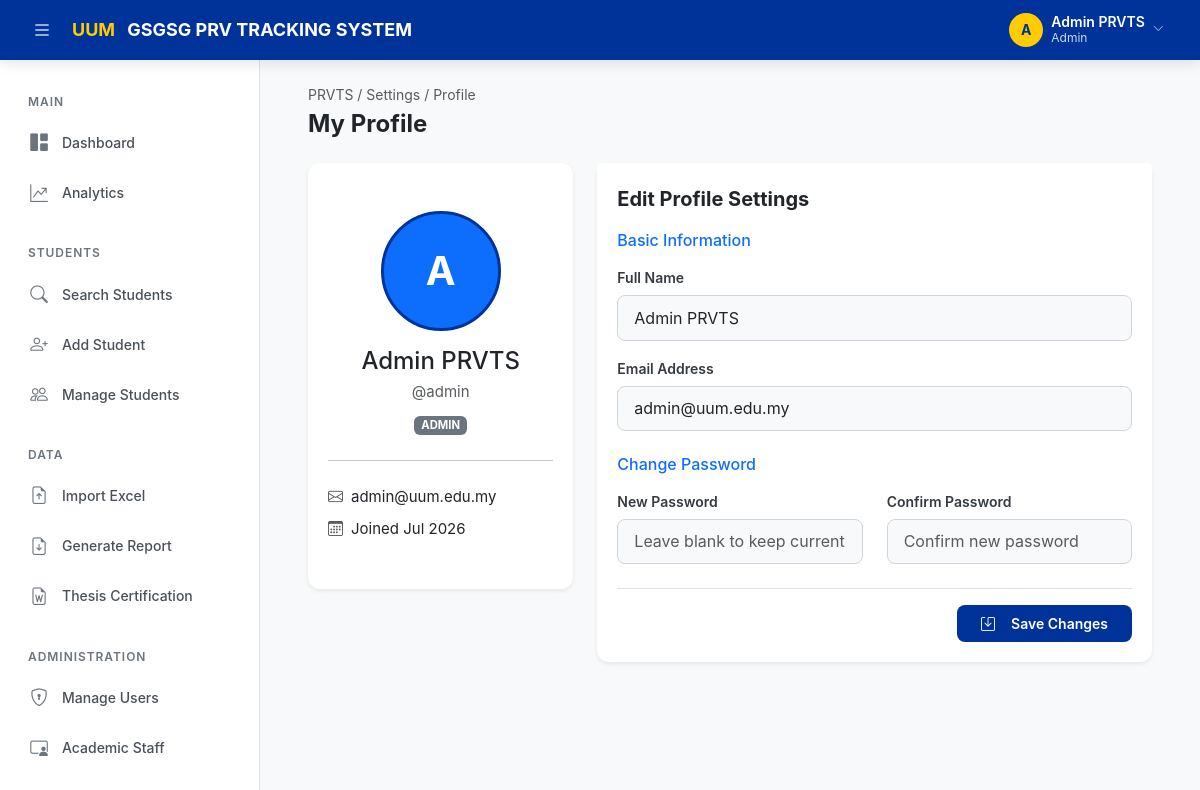
Screenshot of /profile (signed in) with the database file from the repository.
### tables this page shows
CREATE TABLE IF NOT EXISTS `users` (
    `user_id`       INT AUTO_INCREMENT PRIMARY KEY,
    `name`          VARCHAR(150) NOT NULL,
    `email`         VARCHAR(200) NOT NULL UNIQUE,
    `username`      VARCHAR(100) NOT NULL UNIQUE,
    `password`      VARCHAR(255) NOT NULL,
    `role`          ENUM('admin','staff') NOT NULL DEFAULT 'staff',
    `force_password_change` TINYINT(1) NOT NULL DEFAULT 0,
    `created_at`    DATETIME NOT NULL DEFAULT CURRENT_TIMESTAMP,
    `updated_at`    DATETIME NOT NULL DEFAULT CURRENT_TIMESTAMP ON UPDATE CURRENT_TIMESTAMP
);

### app/Core/Controller.php (called while the page is built, shortened)
<?php
class Controller
{
    protected function view(string $viewPath, array $data = []): void
    {
        extract($data);
        $viewFile = dirname(__DIR__) . '/Views/' . str_replace('.', '/', $viewPath) . '.php';
        require $viewFile;
    }
}

### app/Controllers/ProfileController.php (called while the page is built, shortened)
<?php
class ProfileController extends Controller
{
    private User $userModel;
    public function __construct()
    {
        $this->userModel = new User();
    }
    public function index(): void
    {
        $userId = $_SESSION['user_id'];
        $user = $this->userModel->findById($userId);
        $data = [
            'pageTitle'   => 'My Profile',
            'currentPage' => 'profile',
            'user'        => $user,
            'csrf_token'  => $this->generateCsrfToken()
        ];
        $this->view('profile.index', $data);
    }
}

### app/Core/App.php (called while the page is built, shortened)
<?php
class App
{
    private Router $router;
    public function __construct()
    {
        $this->router = new Router();
    }
    private function registerRoutes(): void
    {
        $this->router->get('/login',            'AuthController', 'login');
        $this->router->post('/login',           'AuthController', 'loginPost');
        $this->router->get('/forgot-password',  'AuthController', 'forgotPassword');
        $this->router->get('/logout',           'AuthController', 'logout');
        $this->router->get('/',                     'DashboardController', 'index');
        $this->router->get('/dashboard',            'DashboardController', 'index');
        $this->router->get('/analytics',            'AnalyticsController', 'index');
        $this->router->get('/analytics/chart-data', 'AnalyticsController', 'chartData');
        $this->router->get('/search',          'SearchController', 'index');
        $this->router->get('/search/live',     'SearchController', 'liveSearch');
        $this->router->get('/student/{id}',    'StudentController', 'detail');
        $this->router->get('/students/create', 'StudentController', 'create');
        $this->router->post('/students/store', 'StudentController', 'store');
        $this->router->get('/students/manage', 'StudentController', 'manage');
        $this->router->get('/students/edit/{id}',   'StudentController', 'edit');
        $this->router->post('/students/update/{id}','StudentController', 'update');
        $this->router->post('/students/delete/{id}','StudentController', 'delete');
        $this->router->post('/students/bulk-delete', 'StudentController', 'bulkDelete');
        $this->router->post('/student/{id}/remarks', 'StudentController', 'addRemark');
        $this->router->post('/student/{id}/remarks/delete/{remarkId}', 'StudentController', 'deleteRemark');
        $this->router->get('/import',          'ImportController', 'index');
        $this->router->post('/import/upload',  'ImportController', 'upload');
        $this->router->get('/export',              'ExportController', 'index');
        $this->router->post('/export/pdf',         'ExportController', 'exportPdf');
        $this->router->post('/export/excel',       'ExportController', 'exportExcel');
        $this->router->get('/export/pdf/{id}',     'ExportController', 'exportSinglePdf');
        $this->router->get('/export/excel/{id}',   'ExportController', 'exportSingleExcel');
        $this->router->post('/export/preview',     'ExportController', 'apiPreview');
        $this->router->post('/export/custom',      'ExportController', 'exportCustom');
        $this->router->get('/docx-templates',          'DocxTemplateController', 'index');
        $this->router->post('/docx-templates/generate', 'DocxTemplateController', 'generate');
        $this->router->get('/users',               'UserController', 'manage');
        $this->router->post('/users/store',        'UserController', 'store');
        $this->router->post('/users/role/{id}',    'UserController', 'updateRole');
        $this->router->post('/users/reset-password/{id}', 'UserController', 'resetPassword');
        $this->router->post('/users/delete/{id}',  'UserController', 'delete');
        $this->router->get('/staff',                       'StaffController', 'manage');
        $this->router->post('/staff/supervisors/store',    'StaffController', 'storeSupervisor');
        $this->router->post('/staff/supervisors/update/{id}', 'StaffController', 'updateSupervisor');
        $this->router->post('/staff/supervisors/delete/{id}', 'StaffController', 'deleteSupervisor');
        $this->router->post('/staff/examiners/store',      'StaffController', 'storeExaminer');
        $this->router->post('/staff/examiners/update/{id}',   'StaffController', 'updateExaminer');
        $this->router->post('/staff/examiners/delete/{id}',   'StaffController', 'deleteExaminer');
        $this->router->post('/staff/chairpersons/store',    'StaffController', 'storeChairperson');
        $this->router->post('/staff/chairpersons/update/{id}', 'StaffController', 'updateChairperson');
        $this->router->post('/staff/chairpersons/delete/{id}', 'StaffController', 'deleteChairperson');
        $this->router->post('/staff/api/supervisors/store', 'StaffController', 'apiStoreSupervisor');
        $this->router->post('/staff/api/examiners/store',   'StaffController', 'apiStoreExaminer');
        $this->router->post('/staff/api/chairpersons/store','StaffController', 'apiStoreChairperson');
        $this->router->get('/profile',         'ProfileController', 'index');
        $this->router->post('/profile/update', 'ProfileController', 'update');
    }
    public function run(): void
    {
        $uri    = $_SERVER['REQUEST_URI'] ?? '/';
        $method = $_SERVER['REQUEST_METHOD'] ?? 'GET';
        $this->router->dispatch($uri, $method);
    }
}

### public/index.php (called while the page is built, shortened)
<?php
$app = new App\Core\App();
$app->run();

### config/database.php (called while the page is built)
<?php
return [
    'host'     => $_ENV['DB_HOST'] ?? 'localhost',
    'dbname'   => $_ENV['DB_NAME'] ?? 'prvts_db',
    'username' => $_ENV['DB_USER'] ?? 'root',
    'password' => $_ENV['DB_PASS'] ?? '',
    'port'     => $_ENV['DB_PORT'] ?? '3306',
    'charset'  => 'utf8mb4',
    'options'  => [
        PDO::ATTR_ERRMODE            => PDO::ERRMODE_EXCEPTION,
        PDO::ATTR_DEFAULT_FETCH_MODE => PDO::FETCH_ASSOC,
        PDO::ATTR_EMULATE_PREPARES   => false,
    ],
];

### app/Core/Database.php (called while the page is built, shortened)
<?php
class Database
{
    private static ?Database $instance = null;
    private \PDO $pdo;
    private ?\PDOStatement $stmt = null;
    private function __construct()
    {
        $config = require dirname(__DIR__, 2) . '/config/database.php';
        $dsn = sprintf(
            'mysql:host=%s;port=%s;dbname=%s;charset=%s',
            $config['host'],
            $config['port'],
            $config['dbname'],
            $config['charset']
        );
        try {
            $this->pdo = new \PDO($dsn, $config['username'], $config['password'], $config['options']);
        } catch (\PDOException $e) {
            die('Database connection failed: ' . $e->getMessage());
        }
    }
    public static function getInstance(): self
    {
        if (self::$instance === null) {
            self::$instance = new self();
        }
        return self::$instance;
    }
    public function query(string $sql): self
    {
        $this->stmt = $this->pdo->prepare($sql);
        return $this;
    }
    public function bind(string $param, mixed $value, ?int $type = null): self
    {
        if ($type === null) {
            $type = match (true) {
                is_int($value)  => \PDO::PARAM_INT,
                is_bool($value) => \PDO::PARAM_BOOL,
                is_null($value) => \PDO::PARAM_NULL,
                default         => \PDO::PARAM_STR,
            };
        }
        $this->stmt->bindValue($param, $value, $type);
        return $this;
    }
    public function execute(array $params = []): bool
    {
        return $this->stmt->execute();
    }
    public function single(array $params = []): array|false
    {
        $this->execute($params);
        return $this->stmt->fetch();
    }
}

### app/Models/User.php (called while the page is built, shortened)
<?php
class User
{
    private Database $db;
    public function __construct()
    {
        $this->db = Database::getInstance();
    }
    public function findById(int $id): array|false
    {
        $this->db->query('SELECT * FROM users WHERE user_id = :id');
        $this->db->bind(':id', $id);
        return $this->db->single();
    }
}

### app/Views/profile/index.php (the view, shortened to what this page needs)
<?php
$baseUrl = rtrim($_ENV['APP_URL'] ?? '', '/');
$forceChange = !empty($_SESSION['force_password_change']);
?>
<div class="page-header animate-fade-in-up">
    <div>
        <div class="breadcrumb text-muted">PRVTS / Settings / Profile</div>
        <h1>My Profile</h1>
    </div>
</div>
<div class="row animate-fade-in-up stagger-1">
    <div class="col-lg-4 mb-4">
        <div class="card shadow-sm border-0 text-center">
            <div class="card-body py-5">
                <div class="position-relative d-inline-block mb-3">
                    <div class="rounded-circle d-flex align-items-center justify-content-center bg-primary text-white fs-1 fw-bold" style="width:120px;height:120px;border:3px solid var(--uum-blue);">
                        <?= strtoupper(substr($user['name'], 0, 1)) ?>
                    </div>
                </div>
                <h4 class="mb-1"><?= htmlspecialchars($user['name']) ?></h4>
                <p class="text-muted mb-2">@<?= htmlspecialchars($user['username']) ?></p>
                <span class="badge bg-secondary"><?= strtoupper($user['role']) ?></span>
                <hr class="my-4">
                <div class="text-start">
                    <div class="mb-2"><i class="bi bi-envelope text-muted me-2"></i><?= htmlspecialchars($user['email']) ?></div>
                    <div><i class="bi bi-calendar3 text-muted me-2"></i>Joined <?= date('M Y', strtotime($user['created_at'])) ?></div>
                </div>
            </div>
        </div>
    </div>
    <div class="col-lg-8">
        <div class="card shadow-sm border-0">
            <div class="card-header bg-white border-bottom-0 pt-4 pb-0"><h5 class="mb-0 fw-bold text-dark">Edit Profile Settings</h5></div>
            <div class="card-body">
                <form action="<?= $baseUrl ?>/profile/update" method="POST">
                    <h6 class="mb-3 text-primary">Basic Information</h6>
                    <div class="mb-3">
                        <label class="form-label">Full Name</label>
                        <input type="text" class="form-control" name="name" value="<?= htmlspecialchars($user['name']) ?>" required>
                    </div>
                    <div class="mb-4">
                        <label class="form-label">Email Address</label>
                        <input type="email" class="form-control" name="email" value="<?= htmlspecialchars($user['email']) ?>" required>
                    </div>
                    <h6 class="mb-3 text-primary">
                        <?= $forceChange ? 'Set New Password <span class="text-danger">*</span>' : 'Change Password' ?>
                    </h6>
                    <div class="row mb-4">
                        <div class="col-md-6">
                            <label class="form-label">New Password</label>
                            <input type="password" class="form-control" name="password"
                                   placeholder="<?= $forceChange ? 'Required - min 6 characters' : 'Leave blank to keep current' ?>"
                                   minlength="6" <?= $forceChange ? 'required' : '' ?>>
                        </div>
                        <div class="col-md-6">
                            <label class="form-label">Confirm Password</label>
                            <input type="password" class="form-control" name="confirm_password"
                                   placeholder="Confirm new password" <?= $forceChange ? 'required' : '' ?>>
                        </div>
                    </div>
                    <div class="text-end mt-4 pt-3 border-top">
                        <button type="submit" class="btn btn-uum px-4">
                            <i class="bi bi-save me-2"></i><?= $forceChange ? 'Set Password & Continue' : 'Save Changes' ?>
                        </button>
                    </div>
                </form>
            </div>
        </div>
    </div>
</div>

### public/assets/css/style.css (style rules this page uses)
:root { --uum-blue: #003399; --uum-blue-dark: #002266; --uum-blue-light: #e8eef8; --uum-blue-hover: #004cc4; --uum-yellow: #FFCC00; --uum-yellow-light: #FFF8E1; --uum-yellow-dark: #e6b800; --white: #FFFFFF; --gray-50: #F8F9FA; --gray-100: #E9ECEF; --gray-200: #DEE2E6; --gray-300: #CED4DA; --gray-400: #ADB5BD; --gray-500: #6C757D; --gray-600: #495057; --gray-700: #343A40; --gray-800: #212529; --success: #198754; --success-light: #d1e7dd; --danger: #DC3545; --danger-light: #f8d7da; --warning: #FFC107; --warning-light: #fff3cd; --info: #0dcaf0; --info-light: #cff4fc; --sidebar-width: 260px; --sidebar-collapsed: 70px; --header-height: 60px; --border-radius: 0.5rem; --border-radius-lg: 0.75rem; --shadow-sm: 0 1px 3px rgba(0, 0, 0, 0.08); --shadow-md: 0 4px 12px rgba(0, 0, 0, 0.1); --shadow-lg: 0 8px 24px rgba(0, 0, 0, 0.12); --font-family: 'Inter', -apple-system, BlinkMacSystemFont, 'Segoe UI', Roboto, sans-serif; --font-size-xs: 0.75rem; --font-size-sm: 0.875rem; --font-size-base: 0.9375rem; --font-size-lg: 1.125rem; --font-size-xl: 1.5rem; --font-size-2xl: 2rem; --transition-fast: 150ms ease; --transition-base: 250ms ease; --transition-slow: 400ms ease; }
*, *::before, *::after { box-sizing: border-box; margin: 0; padding: 0; }
html { scroll-behavior: smooth; }
body { font-family: var(--font-family); font-size: var(--font-size-base); color: var(--gray-700); background: var(--gray-50); line-height: 1.6; -webkit-font-smoothing: antialiased; -moz-osx-font-smoothing: grayscale; }
.page-header { display: flex; align-items: center; justify-content: space-between; margin-bottom: 1.5rem; flex-wrap: wrap; gap: 1rem; }
.page-header h1 { font-size: var(--font-size-xl); font-weight: 700; color: var(--gray-800); margin: 0; }
.page-header .breadcrumb { font-size: var(--font-size-sm); margin-bottom: 0.25rem; }
.card { border: none; border-radius: var(--border-radius-lg); box-shadow: var(--shadow-sm); transition: box-shadow var(--transition-base), transform var(--transition-base); background: var(--white); }
.card-header { background: transparent; border-bottom: 1px solid var(--gray-100); font-weight: 600; font-size: var(--font-size-base); padding: 1rem 1.25rem; color: var(--gray-800); }
.card-body { padding: 1.25rem; }
.btn-uum { background: var(--uum-blue); color: var(--white); border: none; font-weight: 600; padding: 0.5rem 1.25rem; border-radius: var(--border-radius); font-size: var(--font-size-sm); transition: all var(--transition-fast); display: inline-flex; align-items: center; gap: 0.5rem; }
.form-control, .form-select { background-color: var(--gray-50); border: 1px solid var(--gray-300); border-radius: var(--border-radius); padding: 0.6rem 1rem; transition: all var(--transition-fast); }
.form-label { font-weight: 500; color: var(--gray-800); margin-bottom: 0.4rem; }
.form-label { font-weight: 600; font-size: var(--font-size-sm); color: var(--gray-700); margin-bottom: 0.35rem; }
.animate-fade-in-up { animation: fadeInUp 0.4s ease; }
.stagger-1 { animation-delay: 0.05s; }

### rows the page displays
users: name "A", name "Admin PRVTS", username "admin", role "ADMIN", email "admin@uum.edu.my", created_at "Jul 2026"

### other values shown
$initials "A"
$userName "Admin PRVTS"
$userRole "Admin"
